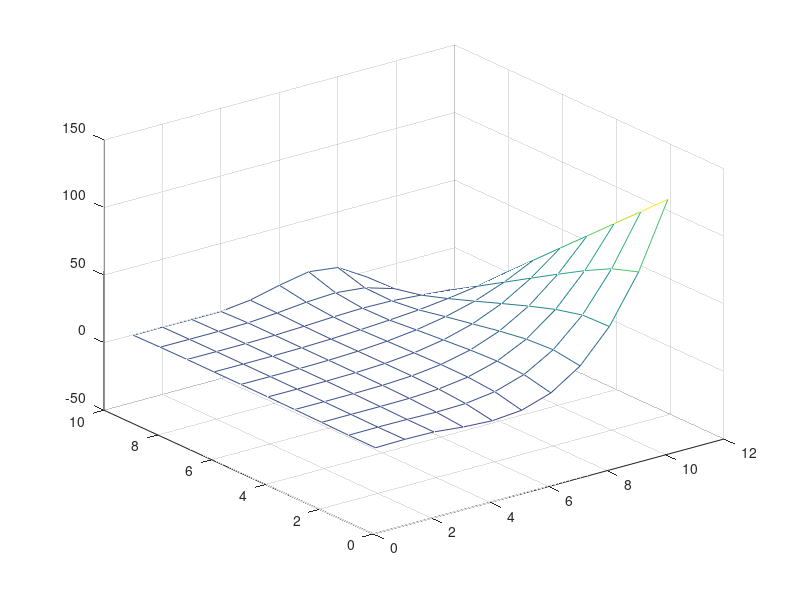

The MATLAB source for this figure:
clear
clc
%%
N=10;
h=2*pi/(N-1);
x=linspace(-pi-h,pi,N+1);
y=linspace(pi,-pi,N);
u=zeros(N,N+1);
[X,Y]=meshgrid(x,y);


% Top B.C.'s
for k=2:N+1
    u(1,k)=x(k)*(x(k)+pi)^2;
end

% Bottom B.C.'s
for k=2:N+1
    u(N,k)=(x(k)+pi)^2*cos(pi*x(k)/-pi);
end

% Right B.C.'s
for k=1:N
    u(k,N+1)=((pi+pi)^2*cos(pi*pi/-pi))+...
        ((y(k)+pi)/(pi+pi))*...
        (pi*(pi+pi)^2-...
        ((pi+pi)^2*cos(pi*pi/-pi)));
end


iterations=0;
while iterations<5
    iterations=iterations+1
    u_old=u;
    % Circling
    counter=2;
    while counter<=N/2

        % Top Pyramid
        for j=      N-counter+2   :  -1 :   counter+1          
        u( counter , j ) = ((sin(pi*(x(j)+pi)/(2*pi))*cos((pi/2)*(2*(y(counter)+pi)/(2*pi)+1)))*h^2+...
             u(counter-1,j)+u(counter+1,j)+u(counter,j-1)+u(counter,j+1))/4;
        end


        % Bottom Pyramid
        for j=      N-counter+2  :  -1 :    counter+1        
            u( N-counter+1 , j ) = ((sin(pi*(x(j)+pi)/(2*pi))*cos((pi/2)*(2*(y(N-counter+1)+pi)/(2*pi)+1)))*h^2+...
             u(N-counter+2,j)+u(N-counter,j)+u(N-counter+1,j-1)+u(N-counter+1,j+1))/4;
        end

        % Right Pyramid
        for k=       counter+1      :        N-counter
            u( k , N-counter+2 ) = ((sin(pi*(x(N-counter+2)+pi)/(2*pi))*cos((pi/2)*(2*(y(k)+pi)/(2*pi)+1)))*h^2+...
             u(k-1,N-counter+2)+u(k+1,N-counter+2)+u(k,N-counter+1)+u(k,N-counter+3))/4;
        end


    counter=counter+1;

    end

        % Left Pyramid
    counter2=0;
    if mod(N,2)==0 % even number of nodes
    for j=       floor(N/2)+1 :   -1 :  3
        counter2=counter2+1;
        for k =  floor(N/2)-counter2+2    :    floor(N/2)+counter2-1
            u( k , j) = ((sin(pi*(x(j)+pi)/(2*pi))*cos((pi/2)*(2*(y(k)+pi)/(2*pi)+1)))*h^2+...
               u(k-1,j)+u(k+1,j)+u(k,j-1)+u(k,j+1))/4;
        end

    end

    else % odd number of nodes
    for j=       floor(N/2)+2 :   -1 :  3
        counter2=counter2+1;
        for k =  floor(N/2)-counter2+2   :    floor(N/2)+counter2
            u( k , j) = ((sin(pi*(x(j)+pi)/(2*pi))*cos((pi/2)*(2*(y(k)+pi)/(2*pi)+1)))*h^2+...
               u(k-1,j)+u(k+1,j)+u(k,j-1)+u(k,j+1))/4;
        end

    end
    end

    % ghost nodes
    u(:,1)=u(:,3)

    % left boundary nodes
    for k=2:N-1
        u(k,2)=((sin(pi*(x(2)+pi)/(2*pi))*cos((pi/2)*(2*(y(k)+pi)/(2*pi)+1)))*h^2+...
               u(k-1,2)+u(k+1,2)+u(k,1)+u(k,3))/4;
    end

    % remaining 2 nodes at nueman boundary
    u(1,2)=((sin(pi*(x(2)+pi)/(2*pi))*cos((pi/2)*(2*(y(1)+pi)/(2*pi)+1)))*h^2+...
           u(2,2)+u(1,1)+u(1,3))/4;
    u(N,2)=((sin(pi*(x(2)+pi)/(2*pi))*cos((pi/2)*(2*(y(N)+pi)/(2*pi)+1)))*h^2+...
           u(N-1,2)+u(N,1)+u(N,3))/4;

       
       for k=1:N
           for j=1:N+1
   error(k,j)=abs((u(k,j)-u_old(k,j))/u(k,j))*100;
           end
       end
       error
end

mesh(u)


























